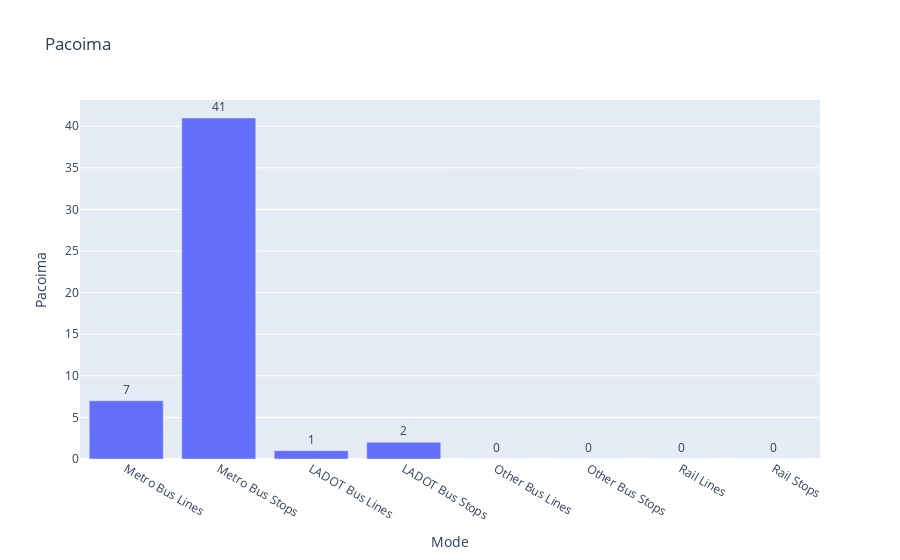

Notebook code for this chart:
### Code cell
fig = px.bar(df_2, x="Mode", y="Pacoima", title="Pacoima", text_auto=True)
fig.update_traces(textfont_size=12, textangle=0, textposition="outside", cliponaxis=False)
fig.show()

### Figure 1 — Plotly figure (JSON) as saved in the notebook; plotly's stock layout.template omitted (floating-point values rounded to 4 significant figures)
{"data": [{"alignmentgroup": "True", "cliponaxis": false, "hovertemplate": "Mode=%{x}<br>Pacoima=%{y}<extra></extra>", "legendgroup": "", "marker": {"color": "#636efa", "pattern": {"shape": ""}}, "name": "", "offsetgroup": "", "orientation": "v", "showlegend": false, "textangle": 0, "textfont": {"size": 12}, "textposition": "outside", "texttemplate": "%{y}", "type": "bar", "x": ["Metro Bus Lines", "Metro Bus Stops", "LADOT Bus Lines", "LADOT Bus Stops", "Other Bus Lines", "Other Bus Stops", "Rail Lines", "Rail Stops"], "xaxis": "x", "y": [7, 41, 1, 2, 0, 0, 0, 0], "yaxis": "y"}], "layout": {"autosize": true, "barmode": "relative", "legend": {"tracegroupgap": 0}, "title": {"text": "Pacoima"}, "xaxis": {"anchor": "y", "autorange": true, "domain": [0, 1], "range": [-0.5, 7.5], "title": {"text": "Mode"}, "type": "category"}, "yaxis": {"anchor": "x", "autorange": true, "domain": [0, 1], "range": [0, 43.16], "title": {"text": "Pacoima"}, "type": "linear"}}}
